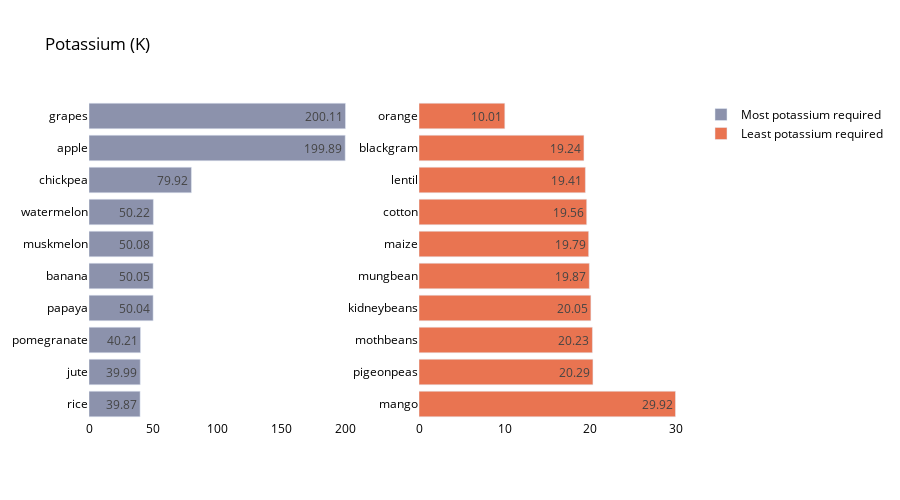

Notebook cell for this chart:
### Markdown cell above
# Visualize Potassium

### Code cell
crop_summary_K = crop_summary.sort_values(by='K', ascending=False)
  
fig = make_subplots(rows=1, cols=2)

top = {
    'y' : crop_summary_K['K'][0:10].sort_values().index,
    'x' : crop_summary_K['K'][0:10].sort_values()
}

last = {
    'y' : crop_summary_K['K'][-10:].index,
    'x' : crop_summary_K['K'][-10:]
}

fig.add_trace(
    go.Bar(top,
           name="Most potassium required",
           marker_color=random.choice(colorarr),
           orientation='h',
          text=top['x']),
    
    row=1, col=1
)

fig.add_trace(
    go.Bar(last,
           name="Least potassium required",
           marker_color=random.choice(colorarr),
           orientation='h',
          text=last['x']),
    row=1, col=2
)
fig.update_traces(texttemplate='%{text}', textposition='inside')
fig.update_layout(title_text="Potassium (K)",
                  plot_bgcolor='white',
                  font_size=12, 
                  font_color='black',
                 height=500)

fig.update_xaxes(showgrid=False)
fig.update_yaxes(showgrid=False)
fig.show()

### Figure 1 — Plotly figure (JSON) as saved in the notebook; plotly's stock layout.template omitted (floating-point values rounded to 4 significant figures)
{"data": [{"marker": {"color": "#8c92ac"}, "name": "Most potassium required", "orientation": "h", "text": [39.87, 39.99, 40.21, 50.04, 50.05, 50.08, 50.22, 79.92, 199.9, 200.1], "textposition": "inside", "texttemplate": "%{text}", "type": "bar", "x": [39.87, 39.99, 40.21, 50.04, 50.05, 50.08, 50.22, 79.92, 199.9, 200.1], "xaxis": "x", "y": ["rice", "jute", "pomegranate", "papaya", "banana", "muskmelon", "watermelon", "chickpea", "apple", "grapes"], "yaxis": "y"}, {"marker": {"color": "#E97451"}, "name": "Least potassium required", "orientation": "h", "text": [29.92, 20.29, 20.23, 20.05, 19.87, 19.79, 19.56, 19.41, 19.24, 10.01], "textposition": "inside", "texttemplate": "%{text}", "type": "bar", "x": [29.92, 20.29, 20.23, 20.05, 19.87, 19.79, 19.56, 19.41, 19.24, 10.01], "xaxis": "x2", "y": ["mango", "pigeonpeas", "mothbeans", "kidneybeans", "mungbean", "maize", "cotton", "lentil", "blackgram", "orange"], "yaxis": "y2"}], "layout": {"font": {"color": "black", "size": 12}, "height": 500, "plot_bgcolor": "white", "title": {"text": "Potassium (K)"}, "xaxis": {"anchor": "y", "domain": [0, 0.45], "showgrid": false}, "xaxis2": {"anchor": "y2", "domain": [0.55, 1], "showgrid": false}, "yaxis": {"anchor": "x", "domain": [0, 1], "showgrid": false}, "yaxis2": {"anchor": "x2", "domain": [0, 1], "showgrid": false}}}
